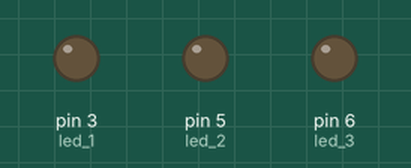
The sketch below on a simulated Arduino Uno, built with avr-gcc and run on an emulated ATmega328P. Parts: output pins drawn as LEDs (lit = HIGH).

Above: at 0.05 s.
At 2.45 s:
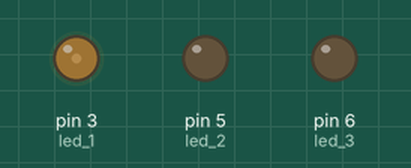
At 4.95 s:
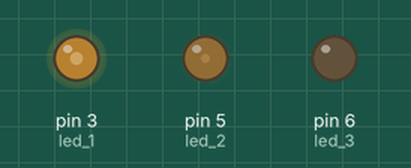
At 9.85 s:
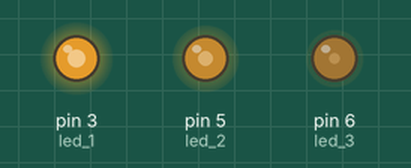
At 14.75 s:
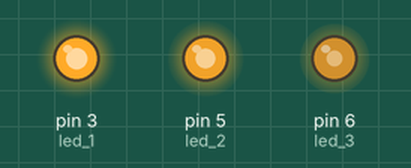
At 19.75 s:
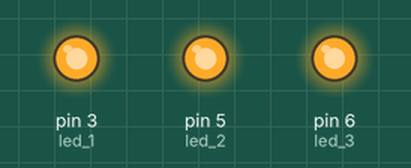
Timing chart, 0 to 25.7 s (numbered marks = the images above):
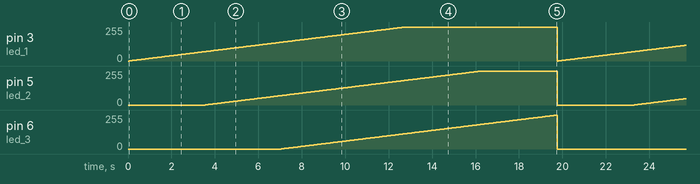

The sketch:

pwm-ledmotion.ino
```cpp
const int led_1 = 3;
const int led_2 = 5;
const int led_3 = 6;

void setup()
{
  pinMode(led_1, OUTPUT);
  pinMode(led_2, OUTPUT);
  pinMode(led_3, OUTPUT);


}

int limitBrightness(int brightness) {
 	if( brightness < 0 )
      return 0;
  	else if(brightness >255)
      return 255;
    else
      return brightness;
}

void loop()
{
  int brightness_1;
  int brightness_2;
  int brightness_3;

  //increase led brightness at different rates
  for(int i =0; i <395; i++) {
   	brightness_1 = i;
    brightness_2 = i - 70;
    brightness_3 = i - 140;

    brightness_1 = limitBrightness(brightness_1);
    brightness_2 = limitBrightness(brightness_2);
    brightness_3 = limitBrightness(brightness_3);
    analogWrite(led_1, brightness_1);
    analogWrite(led_2, brightness_2);
    analogWrite(led_3, brightness_3);

    delay(50);
  }

}
```

Measured:
- by itself, pin 3 (led_1), pin 5 (led_2): ramps from 0/255 to 255/255 and jumps back, once every 19.8 s
- by itself, pin 6 (led_3): ramps from 0/255 to 254/255 and jumps back, once every 19.8 s
